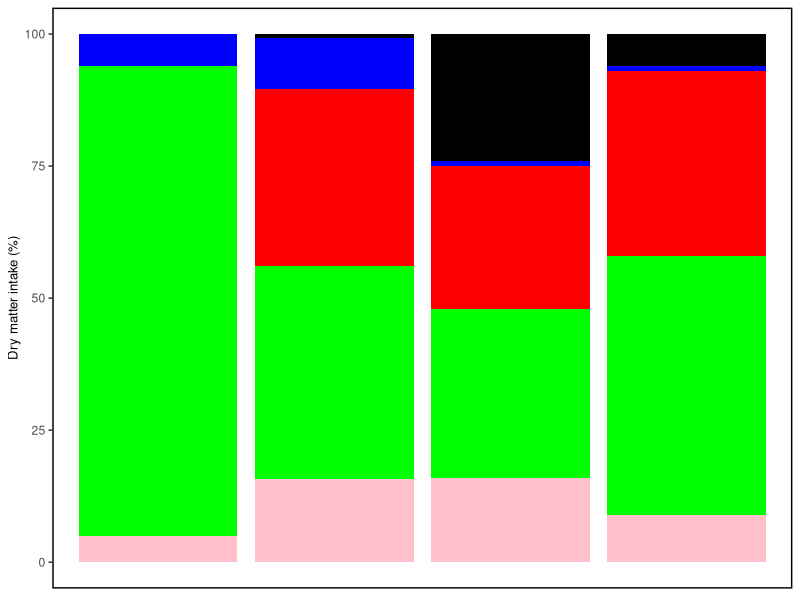
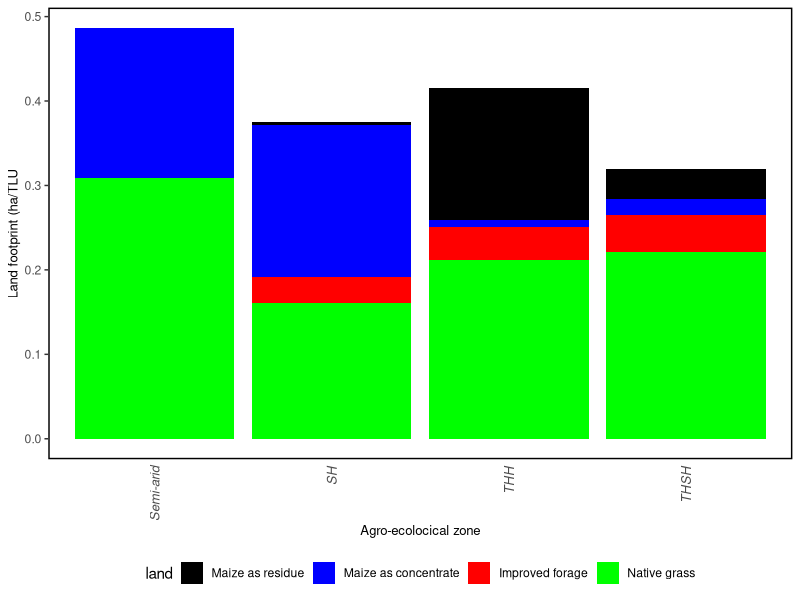
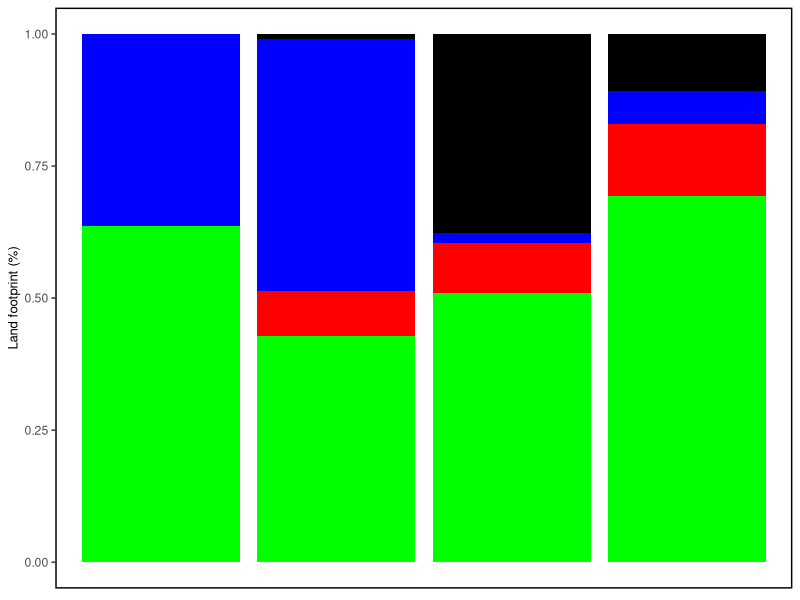

Recreate these plots in R, in order. (Note: this script raises an error after producing the figures.)

library(readxl)
library(ggplot2)
library(ggpubr)

# Automatically define working directory based on where the file is located
setwd(dirname(rstudioapi::getActiveDocumentContext()$path))
getwd()


sarid <- read_excel("Land_use_parameters.xlsx" , sheet = 'Sarid')
thsh <- read_excel("Land_use_parameters.xlsx" , sheet = 'THSH')
sh <- read_excel("Land_use_parameters.xlsx" , sheet = 'SH')
thh <- read_excel("Land_use_parameters.xlsx" , sheet = 'THH')

sarid <- as.data.frame(sarid)
thsh <- as.data.frame(thsh)
sh <- as.data.frame(sh)
thh <- as.data.frame(thh)

sarid.dmi <- sarid[1:5,c(1,2)]
thsh.dmi <- thsh[1:5,c(1,2)]
sh.dmi <- sh[1:5,c(1,2)]
thh.dmi <- thh[1:5,c(1,2)]

sarid.lf <- sarid[12:15,c(5 , 10 , 11)]
thsh.lf <- thsh[12:15,c(5 , 10 , 11)]
sh.lf <- sh[12:15,c(5 , 10 , 11)]
thh.lf <- thh[12:15,c(5 , 10 , 11)]


sarid.dmi$aez <- 'Semi-arid'
thsh.dmi$aez <- 'THSH'
sh.dmi$aez <-  'SH'
thh.dmi$aez <-  'THH'

sarid.lf$aez <- 'Semi-arid'
thsh.lf$aez <- 'THSH'
sh.lf$aez <-  'SH'
thh.lf$aez <-  'THH'


dmi.d <- rbind(sarid.dmi , thsh.dmi , sh.dmi , thh.dmi)
lf.d <- rbind(sarid.lf , thsh.lf , sh.lf , thh.lf)
  
# Rename columns of dataframes
names(dmi.d)[1] <- 'feed'
names(dmi.d)[2] <- 'dmi.pct'

names(lf.d)[1] <- 'land'
names(lf.d)[2] <- 'lf.pct'
names(lf.d)[3] <- 'lf.act'

lf.d$lf.pct <- as.numeric(lf.d$lf.pct)
lf.d$lf.act <- as.numeric(lf.d$lf.act)


# Add additional rows for scenario parameters here


feed.levels <- c(
  "Crop residue"
  , "Concentrate/purchased"
  ,"Cultivated fodder" 
  ,"Grazing"
  ,  "Collected fodder" 
)

land.levels <- c(
         'Maize as residue'
         ,'Maize as concentrate'
         ,'Improved forage'
         ,'Native grass'
  )

dmi.d$feed <- factor (dmi.d$feed  , levels = feed.levels)
  lf.d$land <- factor (lf.d$land  , levels = land.levels)

color.scale <-  c(
  'black'
  , 'blue'
  , 'red'
  , 'green'
  ,'pink'
  )


dmi.p.0 <- ggplot( dmi.d  , aes(x = aez , y = dmi.pct , fill = feed) ) +
  geom_bar(position="stack", stat="identity") +
  ylab('Dry matter intake (%)') +
  xlab('Agro-ecolocical zone') +
  scale_fill_manual(values = color.scale) +
  theme(
   , axis.title.x = element_blank()
    , axis.title.y = element_text(size = 9.5 ) 
    , axis.ticks.x = element_blank()
    , axis.text.x = element_blank()
    # Panel
    ,panel.grid.major = element_blank()
    ,panel.grid.minor = element_blank()
    ,panel.background = element_blank()
    ,panel.border = element_rect(colour = "black",
                                 fill=NA, size=1)
    ,  legend.position="none" )

lf.pct.p.0 <- ggplot( lf.d  , aes(x = aez , y = lf.pct , fill = land) ) +
  geom_bar(position="fill" , stat = "identity") +
  ylab('Land footprint (%)') +
  xlab('Agro-ecolocical zone') +
  scale_fill_manual(values = color.scale) +
  theme(
   , axis.title.x = element_blank()
    , axis.title.y = element_text(size = 9.5 ) 
    , axis.ticks.x = element_blank()
    , axis.text.x = element_blank()
    # Panel
    ,panel.grid.major = element_blank()
    ,panel.grid.minor = element_blank()
    ,panel.background = element_blank()
    ,panel.border = element_rect(colour = "black",
                                 fill=NA, size=1)
    ,  legend.position="none" )



lf.act.0 <- ggplot( lf.d  , aes( fill = land , x = aez ,  y = lf.act ) ) +
  geom_bar( stat = 'identity') +
  ylab('Land footprint (ha/TLU') +
  xlab('Agro-ecolocical zone') +
  scale_fill_manual(values = color.scale) +
  theme(
    axis.text.x = element_text(angle = 90, face = 'italic' , vjust = 0.5, hjust=1, size = 9.5 )
    , axis.title.x = element_text(size = 9.5 ) 
    , axis.title.y = element_text(size = 9.5 ) 
    , axis.ticks.x = element_blank()
    # Panel
    ,panel.grid.major = element_blank()
    ,panel.grid.minor = element_blank()
    ,panel.background = element_blank()
    ,panel.border = element_rect(colour = "black",
                                 fill=NA, size=1)
    ,  legend.position="bottom" )


label.fs <- 12


dmi.p  <<- annotate_figure( dmi.p.0 ,   fig.lab = "a", fig.lab.pos ="top.left", fig.lab.size = label.fs)
lf.pct.p  <<- annotate_figure(lf.pct.p.0 ,   fig.lab = "b", fig.lab.pos ="top.left", fig.lab.size = label.fs)
lf.act  <<- annotate_figure( lf.act.0 ,   fig.lab = "c", fig.lab.pos ="top.left", fig.lab.size = label.fs)


fig.vop   <<- plot_grid(   dmi.p , 
                           lf.pct.p  , 
                           lf.act , 
                           align = "h", 
                           nrow = 3, 
                           ncol = 1 , 
                           rel_heights = c(25/100, 25/100 , 50/100))

fig.vop 
